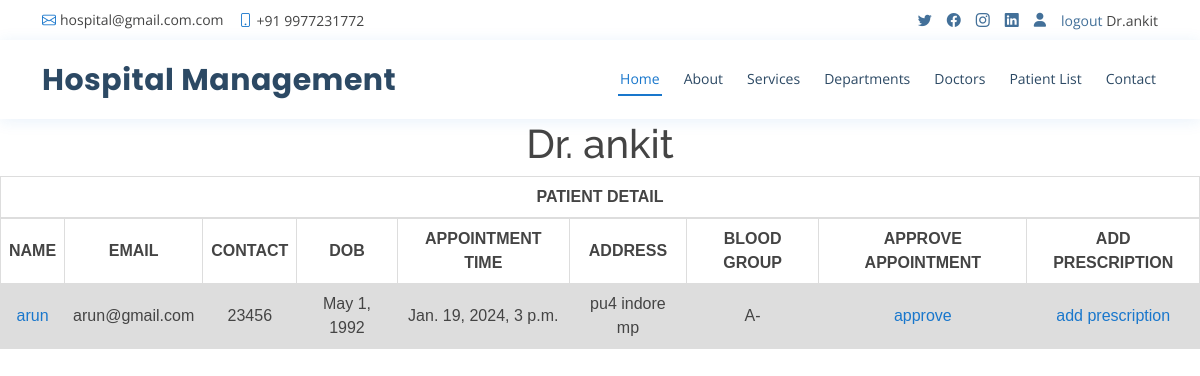
Page /doctor_retrive/ (signed in) on the committed database.
### staff/models.py (models this page shows, shortened)
class Patient(models.Model):
  name = models.CharField(max_length=150)
  email = models.EmailField(max_length=150)
  contact_number = models.IntegerField()
  doctor = models.ForeignKey(Doctor , on_delete=models.CASCADE)
  DOB = models.DateField()
  choice = (('male','male'),('female','female'),('other','other'))
  gender = models.CharField(max_length=10,choices = choice)
  address = models.CharField(max_length=200)
  choice = (('B+','B+'),('O+','O+'),('AB+','AB+'),('A-','A-'))
  blood_group = models.CharField(max_length=10,choices = choice)
  Appointment_time = models.DateTimeField()
  message = models.TextField(null=True, blank=True)

### staff/views.py (the view)
# urls.py: path('doctor_retrive/',doctor_retrive,name='doctor_retrive'),
@login_required(login_url='/log_in/')
def doctor_retrive(request):
    a = request.user
    if request.method == 'GET':
        object_list = Patient.objects.filter(Appointment_time__gte= date.today(),doctor__username = str(a))
        for i in object_list:
            return render(request, 'doctor_patient.html',{'object_list':object_list})
    return render(request, 'doctor_patient.html')

### templates/doctor_patient.html (shortened to what this page needs)
{% extends 'base.html' %}
{% load static %}
{% block content %}
<!DOCTYPE html>
<html lang="en">
<head>
</head>
<body>
  {% if user.is_authenticated %}
<h1 align="center">Dr. {{ request.user }}</h1>
<table >
  <th> PATIENT DETAIL</th>
</table>
  <table>
  <tr >
    <th>NAME</th>
    <th>EMAIL</th>
    <th>CONTACT</th>
    <th>DOB</th>
    <th>APPOINTMENT TIME</th>
    <th>ADDRESS</th>
    <th>BLOOD GROUP</th>
    <th>APPROVE APPOINTMENT</th>
    <th>ADD PRESCRIPTION</th>
  </tr>
    {% for i in object_list %}
    <tr>
      <td><a href="/prescription_list/">{{i.name}}</a></td>
      <td>{{i.email}}</td>
      <td>{{i.contact_number}}</td>
      <td>{{i.DOB}}</td>
      <td>{{i.Appointment_time}}</td>
      <td>{{i.address}}</td>
      <td>{{i.blood_group}}</td>
      <td><a href="/approve_appointment/{{i.id}}/"> approve</a></td>
      <td><a href="/prescription/"> add prescription</a></td>
    </tr>
    {% endfor %}
</table><br><br><br>
{% endif %}
</body>
</html>
{% endblock %}

### templates/base.html (shortened to what this page needs)
{% load static %}
<!DOCTYPE html>
<html lang="en">
<head>
  <link href="{% static 'assets/vendor/animate.css/animate.min.css' %}" rel="stylesheet">
  <link href="{% static 'assets/vendor/fontawesome-free/css/all.min.css' %}" rel="stylesheet">
  <link href="{% static 'assets/vendor/bootstrap/css/bootstrap.min.css' %}" rel="stylesheet">
  <link href="{% static 'assets/vendor/bootstrap-icons/bootstrap-icons.css' %}" rel="stylesheet">
  <link href="{% static 'assets/vendor/boxicons/css/boxicons.min.css' %}" rel="stylesheet">
  <link href="{% static 'assets/vendor/glightbox/css/glightbox.min.css' %}" rel="stylesheet">
  <link href="{% static 'assets/vendor/remixicon/remixicon.css' %}" rel="stylesheet">
  <link href="{% static 'assets/vendor/swiper/swiper-bundle.min.css' %}" rel="stylesheet">
  <link href="{% static 'assets/css/style.css' %}" rel="stylesheet">
</head>
<body>
  <div id="topbar" class="d-flex align-items-center fixed-top">
    <div class="container d-flex justify-content-between">
      <div class="contact-info d-flex align-items-center">
        <i class="bi bi-envelope"></i> <a href="mailto:contact@example.com">hospital@gmail.com.com</a>
        <i class="bi bi-phone"></i> +91 9977231772
      </div>
      <div class="d-none d-lg-flex social-links align-items-center">
        <a href="#" class="twitter"><i class="bi bi-twitter"></i></a>
        <a href="#" class="facebook"><i class="bi bi-facebook"></i></a>
        <a href="#" class="instagram"><i class="bi bi-instagram"></i></a>
        <a href="#" class="linkedin"><i class="bi bi-linkedin"></i></i></a>
        <a href="{% url 'doctor_retrive' %}" class="login"><i class="fas fa-user"></i></i></i></a>
        {% if user.is_authenticated %}
        <a href="/logout_view/">logout </a> &nbsp;Dr.{{request.user}}<br>
        {% endif %}
      </div>
    </div>
  </div>
  <header id="header" class="fixed-top">
    <div class="container d-flex align-items-center">
      <h1 class="logo me-auto"><a href="index.html">Hospital Management</a></h1>
      <nav id="navbar" class="navbar order-last order-lg-0">
        <ul>
          <li><a class="nav-link scrollto active" href="/">Home</a></li>
          <li><a class="nav-link scrollto" href="#about">About</a></li>
          <li><a class="nav-link scrollto" href="#services">Services</a></li>
          <li><a class="nav-link scrollto" href="#departments">Departments</a></li>
          <li><a class="nav-link scrollto" href="#doctors">Doctors</a></li>
          <li><a class="nav-link scrollto" href="/PatientTable/">Patient List</a></li>
          <li><a class="nav-link scrollto" href="#contact">Contact</a></li>
        </ul>
      </nav>
    </div>
  </header>
  <br>
  <br>
  <br>
  <br>
  <br>
  {% block content %}
  {% endblock %}

### static/assets/css/style.css (style rules this page uses)
body { font-family: "Open Sans", sans-serif; color: #444444; }
a { color: #1977cc; text-decoration: none; }
h1, h2, h3, h4, h5, h6 { font-family: "Raleway", sans-serif; }
#topbar { background: #fff; height: 40px; font-size: 14px; transition: all 0.5s; z-index: 996; }
#topbar .contact-info a { line-height: 1; color: #444444; transition: 0.3s; }
#topbar .contact-info i { color: #1977cc; padding-right: 4px; margin-left: 15px; line-height: 0; }
#topbar .contact-info i:first-child { margin-left: 0; }
#topbar .social-links a { color: #437099; padding-left: 15px; display: inline-block; line-height: 1px; transition: 0.3s; }
#topbar .social-links a:first-child { border-left: 0; }
#header { background: #fff; transition: all 0.5s; z-index: 997; padding: 15px 0; top: 40px; box-shadow: 0px 2px 15px rgba(25, 119, 204, 0.1); }
#header .logo { font-size: 30px; margin: 0; padding: 0; line-height: 1; font-weight: 700; letter-spacing: 0.5px; font-family: "Poppins", sans-serif; }
#header .logo a { color: #2c4964; }
.navbar { padding: 0; }
.navbar ul { margin: 0; padding: 0; display: flex; list-style: none; align-items: center; }
.navbar li { position: relative; }
.navbar>ul>li { position: relative; white-space: nowrap; padding: 8px 0 8px 20px; }
.navbar a, .navbar a:focus { display: flex; align-items: center; justify-content: space-between; font-size: 14px; color: #2c4964; white-space: nowrap; transition: 0.3s; border-bottom: 2px solid #fff; padding: 5px 2px; }
.navbar a:hover, .navbar .active, .navbar .active:focus, .navbar li:hover>a { color: #1977cc; border-color: #1977cc; }

### templates/doctor_patient.html (style rules this page uses)
table { font-family: arial, sans-serif; border-collapse: collapse; width: 100%; }
td, th { border: 1px solid #dddddd; text-align: center; padding: 8px; }
tr:nth-child(even) { background-color: #dddddd; }

### rows in the picture
Patient: name "arun", email "arun@gmail.com", contact_number "23456", DOB "May 1, 1992", Appointment_time "Jan. 19, 2024, 3 p.m.", address "pu4 indore mp", blood_group "A-"

### other values in the picture
{{ request.user }} "ankit"
